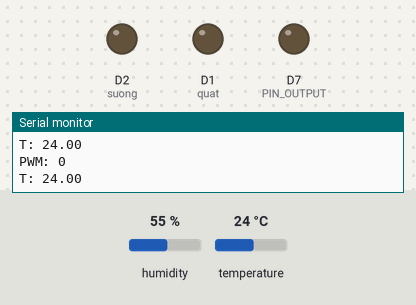
The sketch below on a simulated ESP8266 (NodeMCU). Parts: output pins drawn as LEDs (lit = HIGH), the last lines printed to the serial monitor. The test bench sets the inputs (shaded band); at power-on: temperature 24 °C, humidity 55 %.

Above: at 2.8 s.
2.9 s: temperature set to 33 °C
At 4.4 s:
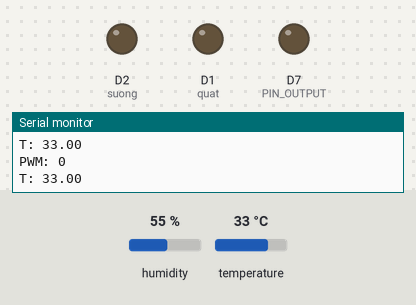
5.6 s: humidity set to 58 %
At 6.8 s:
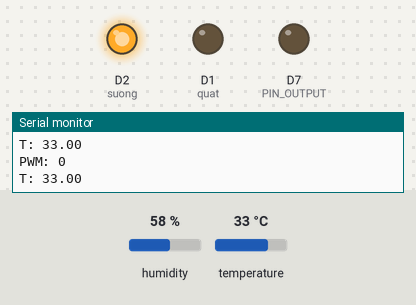
8.3 s: temperature set to 41 °C
At 11.3 s:
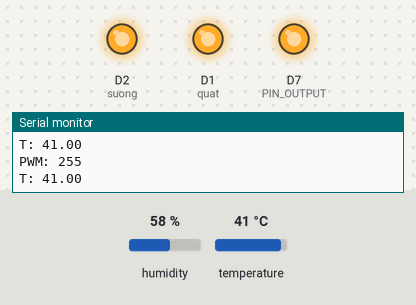
11.6 s: temperature set to 12 °C
At 13.3 s:
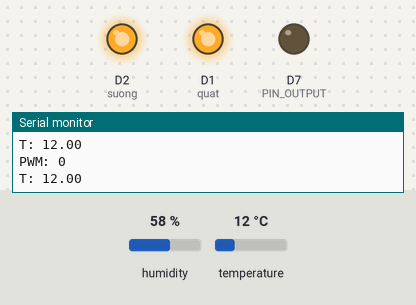
Timing chart, 0 to 14.8 s (numbered marks = the images above; inputs shaded):
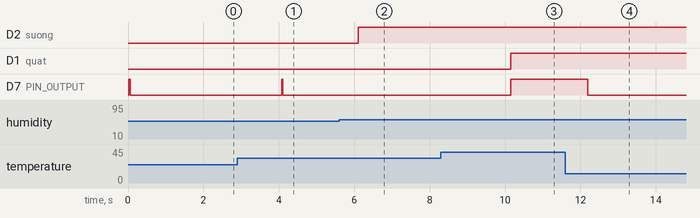

Measured:
- the behaviour switches between 56 and 57 % on humidity (found by bisection; images 1 and 2)
- after the input at 2.9 s, D7 (PIN_OUTPUT): LOW → HIGH after 1.2 s, → LOW 0.04 s later
- after the input at 5.6 s, D2 (suong): LOW → HIGH after 0.50 s
- after the input at 8.3 s, D1 (quat), D7 (PIN_OUTPUT): LOW → HIGH after 1.8 s
- after the input at 11.6 s, D7 (PIN_OUTPUT): HIGH → LOW after 0.59 s

The sketch:

AP_TRUNG_220VAC.ino
```cpp
#include <PID_v1.h>
#define PIN_OUTPUT D7

//Define Variables we'll be connecting to
double Setpoint, Input, Output;

//Specify the links and initial tuning parameters
double Kp=125, Ki=0.5, Kd=0.1;
PID myPID(&Input, &Output, &Setpoint, Kp, Ki, Kd, DIRECT);
#include "DHT.h"
#define DHTPIN D5
#define DHTTYPE DHT11
DHT dht(DHTPIN, DHTTYPE);
/*struct Button {
  const uint8_t PIN;
  uint32_t numberKeyPresses;
  bool pressed;
};

Button button1 = {12, 0, false};//chân d6*/
#define quat D1
#define suong D2
int nguongam= 60;
void setup(){
  Serial.begin(9600);
  pinMode(D6, INPUT_PULLUP);
  pinMode(quat, OUTPUT);
  pinMode(suong,OUTPUT);
  pinMode(PIN_OUTPUT, OUTPUT);
  dht.begin();
 //attachInterrupt(digitalPinToInterrupt(D6), chay, CHANGE);//CHANGE
  Setpoint = 40;
  //turn the PID on
  myPID.SetMode(AUTOMATIC);
  myPID.SetSampleTime(1);
  myPID.SetOutputLimits(0, 255);
  //attachInterrupt(button1.PIN, chay, CHANGE);
}

void loop()
{
  float t = dht.readTemperature();
  float h = dht.readHumidity();
  if(t >= Setpoint+3){
    digitalWrite(quat,LOW);
  }
 if(t >= Setpoint-3){
  digitalWrite(quat,HIGH);
 }

 if(t >= nguongam+3){
    digitalWrite(suong,LOW);
  }
 if(h >= nguongam-3){
  digitalWrite(suong,HIGH);
 }
  if(!isnan(t)){
 Input = t;
 }
  myPID.Compute();
  int Pwm = map(Output, 0,255,255,0);
  Serial.print("T: ");
  Serial.println(t);
  Serial.print("PWM: ");
  Serial.println(Pwm);
  analogWrite(PIN_OUTPUT,Pwm);

}
```
